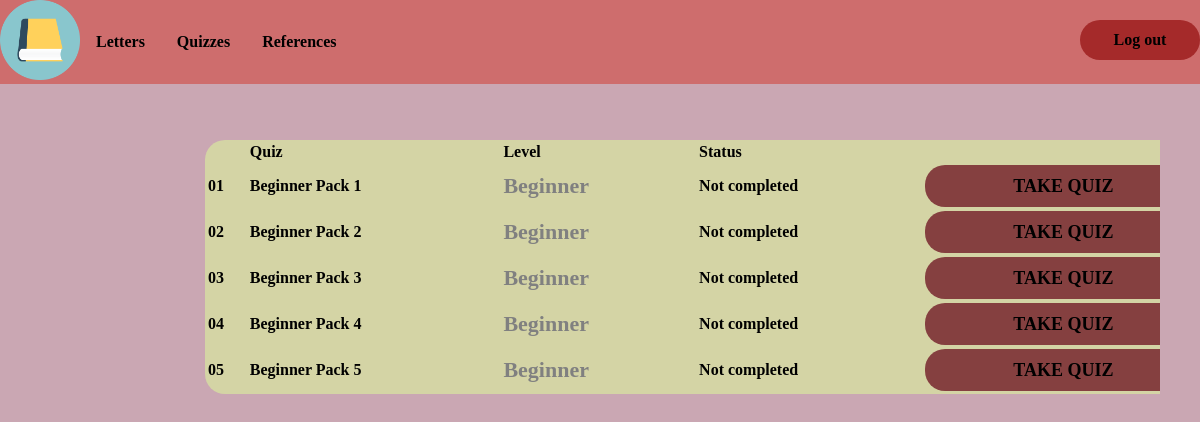
Page /student/quiz/Beginner (signed in) on the committed database.
### api/models.py (models this page shows, shortened)
class QuizPack(models.Model):
    name = models.CharField(max_length=100, null=True)
    level = models.ForeignKey(Level, on_delete=models.SET_NULL, null=True)
    questions = models.ManyToManyField(Question)

class Level(models.Model):
    level = models.CharField(max_length=20)
    def __str__(self):
        return self.level

### api/views.py (the view)
# urls.py: path('student/quiz/<str:level>', views.student_quiz, name="quiz_student"),
@login_required(login_url='/login')
def student_quiz(request, level):
    levelModel = Level.objects.get(level = level)
    quizzes = QuizPack.objects.filter(level = levelModel)
    student = Student.objects.get(pk=request.user)
    if StudentProgress.objects.filter(pk= student):
        studentProgress = StudentProgress.objects.get(pk= student)
        quizCompleted = studentProgress.quizCompleted.all()
    else:
        quizCompleted = None
    return render(request, 'quiz_screen.html',{'Quizzes':quizzes, 'quizCompleted':quizCompleted})

### api/templates/quiz_screen.html (shortened to what this page needs)
{% load static %}
<!DOCTYPE html>
<html>
    <head>
        <link rel="stylesheet" href="{% static 'css/home_student_style.css'%}">
    </head>
    <body>
        <section>
            <div class="header">
                <div><a href="http://127.0.0.1:8000/student/home"><img class="icon" src={% static 'images/icon.png' %} alt="Autolearn icon"/></a></div>
                <div class="dropdown">
                    <button class="dropbtn">Letters</button>
                </div>
                <div class="dropdown">
                    <button class="dropbtn">Quizzes</button>
                </div>
                <div class="dropdown">
                    <button class="dropbtn" onclick="reference()">References</button>
                </div>
                <div><button class="logout" onclick = "signout()">Log out</button></div>
            </div>
            <div class="dashboard">
                <table class="quiz-table">
                    <tr class="table-title">
                        <th></th>
                        <th>Quiz</th>
                        <th>Level</th>
                        <th>Status</th>
                        <th></th>
                    </tr>
                    {% for quiz in Quizzes %}
                    <tr>
                        <td>0{{forloop.counter}}</td>
                        <td>{{quiz.name}}</td>
                        <td class="level">{{quiz.level}}</td>
                        {% if quiz in quizCompleted %}
                            <td class="status">Completed</td>
                        {% else %}
                            <td class="status">Not completed</td>
                        {% endif %}
                        <td><button class="quiz-btn" onclick="quiz({{quiz.id}})">TAKE QUIZ</button></td>
                    </tr>
                    {% endfor %}
                </table>
            </div>
        </section>
    </body>
</html>

### api/static/css/home_student_style.css (style rules this page uses)
body { margin:0; overflow: hidden; font:600 16px/18px URW Chancery L, cursive; background-color: rgb(202, 167, 179); height: 100%; }
section { position: relative; width: 100%; height: 80%; display: flex; min-height: 100vh; padding-top: 20px; border-top: 10px; padding: 10px 20px 20px 10px; }
.header { position: absolute; top: 0; left:0; width: 100%; display: flex; align-items: center; background-color: rgb(206, 109, 109); }
.icon { height: 80px; width: 80px; }
.dropbtn { background-color: rgb(206, 109, 109); color: black; padding: 16px; font-size: 16px; border: none; font-family: URW Chancery L, cursive; font-weight: bold; }
.dropdown { position: relative; display: inline-block; }
.logout { position :absolute; right:0; top: 15px; width: 120px; height: 40px; background-color: brown; border: none; border-radius: 20px; color: black; text-align: center; text-decoration: none; font-family: URW Chancery L, cursive; font-weight: bold; font-size: 16px; float: right; margin-top: 5px; margin-right: 30px; }
.dashboard { height: 550px; width:100%; padding: 30px 30px; margin: 100px 50px 0px 65px; overflow: auto; }
.level { color: grey; font-size: 22px; }
.quiz-table { width:1000px; margin-left: 100px; background-color: rgb(212, 212, 165); border-radius: 20px; }
.quiz-table th { text-align: left; }
.quiz-btn { border: none; outline: 0; padding: 12px; background-color: rgb(133, 64, 64); text-align: center; font:600 16px/18px URW Chancery L, cursive; border-radius: 20px; cursor: pointer; width: 100%; font-size: 18px; }

### rows in the picture
QuizPack: name "Beginner Pack 1", level "Beginner", shows "Not completed"
QuizPack: name "Beginner Pack 2", level "Beginner", shows "Not completed"
QuizPack: name "Beginner Pack 3", level "Beginner", shows "Not completed"
QuizPack: name "Beginner Pack 4", level "Beginner", shows "Not completed"
QuizPack: name "Beginner Pack 5", level "Beginner", shows "Not completed"
